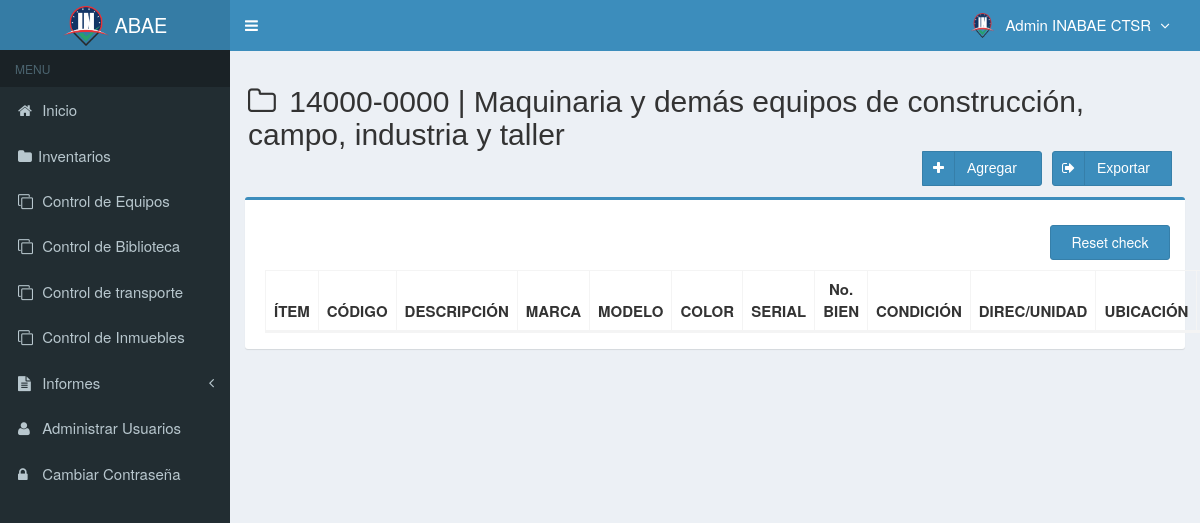
The page /main.php?module=maquinaria (signed in) on the database as committed earlier.
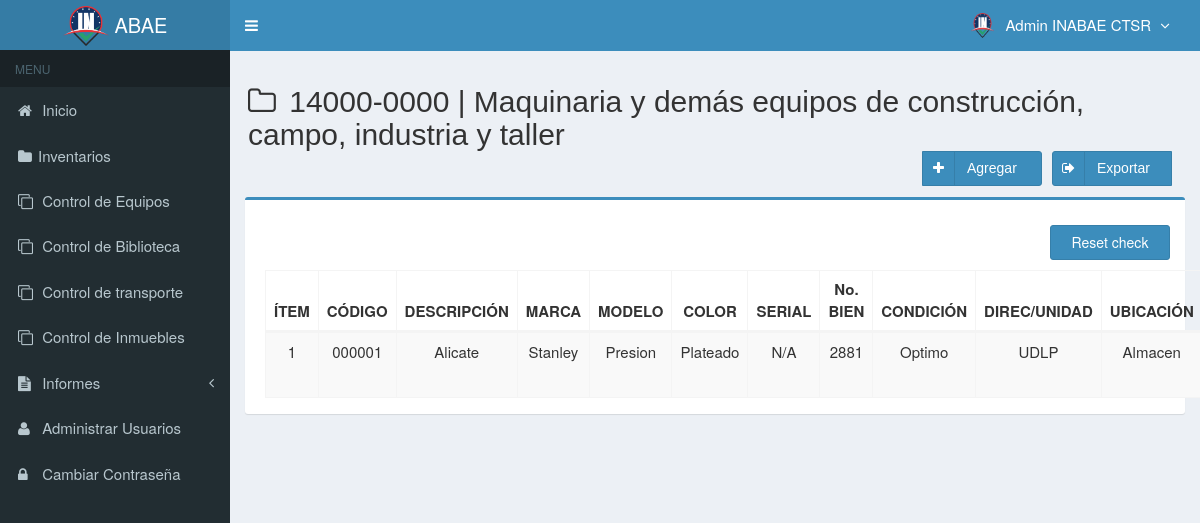
The same page on the database as committed later.
### tables this page shows
CREATE TABLE `inventario` (
  `categoria` varchar(300) NOT NULL,
  `codigo` varchar(10) NOT NULL,
  `serial` varchar(20) NOT NULL,
  `nombre` varchar(300) NOT NULL DEFAULT 'N/A',
  `marca` varchar(300) NOT NULL,
  `modelo` varchar(300) NOT NULL,
  `cantidad` int(10) NOT NULL DEFAULT '0',
  `clasificacion` varchar(300) NOT NULL DEFAULT 'N/A',
  `sede` varchar(300) NOT NULL,
  `pertenece` varchar(300) NOT NULL,
  `cedula` varchar(10) NOT NULL,
  `bienesN` varchar(20) NOT NULL,
  `color` varchar(10) NOT NULL,
  `descripcion` varchar(300) NOT NULL,
  `condicion` varchar(300) NOT NULL,
  `ubicacion` varchar(300) NOT NULL,
  `precio_compra` int(11) NOT NULL DEFAULT '0',
  `precio_venta` int(11) NOT NULL DEFAULT '0',
  `unidad` varchar(20) NOT NULL,
  `stock` int(11) NOT NULL DEFAULT '0',
  `estado` enum('chequeado','nochequeado') NOT NULL DEFAULT 'nochequeado',
  `created_user` int(3) NOT NULL,
  `created_date` timestamp NOT NULL DEFAULT CURRENT_TIMESTAMP,
  `updated_user` int(3) DEFAULT NULL,
  `updated_date` datetime NOT NULL DEFAULT CURRENT_TIMESTAMP,
  `tipo` varchar(300) DEFAULT NULL,
  `responsable` varchar(300) DEFAULT NULL,
  `uso` varchar(20) DEFAULT NULL,
  `detalles` varchar(300) NOT NULL DEFAULT 'N/A',
  `foto` varchar(100) DEFAULT NULL
);

### modules/maquinaria/view.php (the view, shortened to what this page needs)
<section class="content-header">
  <h2>
  <i class="fa fa-folder-o icon-title"></i> 14000-0000 | Maquinaria y demás equipos de construcción, campo, industria y taller
    <form action="database/excel_to_mysql_refrigeracion.php" method="POST" enctype="multipart/form-data">
        <div class="btn-group pull-right" role="group" aria-label="Basic example">
          <a class="btn btn-primary btn-social  pull-right botones" href="database\php_excel_maquinaria.php" data-toggle="tooltip">
            <i class="fa fa-sign-out"></i></i>Exportar&nbsp;&nbsp;
          </a>
          <a class="btn btn-primary btn-social  pull-right botones" href="?module=form_maquinaria&form=add" data-toggle="tooltip">
            <i class="fa fa-plus"></i> Agregar&nbsp;&nbsp;
          </a>
        </div>
    </form>
  </h2>
</section>
<br/>
<section class="content">
  <div class="row">
    <div class="col-md-12">
      <div class="box box-primary">
        <div class="box-body">
          <table id="dataTables1" class="table table-bordered table-striped table-hover">
            <thead>
              <tr>
                <th class="center">ÍTEM</th>
                <th class="center">CÓDIGO</th>
                <th class="center">DESCRIPCIÓN</th>
                <th class="center">MARCA</th>
				        <th class="center">MODELO</th>
                <th class="center">COLOR</th>
                <th class="center">SERIAL</th>
                <th class="center">No. BIEN</th>
                <th class="center">CONDICIÓN</th>
                <th class="center">DIREC/UNIDAD</th>
                <th class="center">UBICACIÓN</th>
                <th class="center">NOMBRE</th>
              </tr>
            </thead>
            <tbody>
            <?php
            $no = 1;
            $query = mysqli_query($mysqli, "SELECT cedula_user,sede, id_user, name_user, foto, permisos_acceso FROM usuarios WHERE id_user='$_SESSION[id_user]'")
                                or die('error: '.mysqli_error($mysqli));
            $permiso = $_SESSION['permisos_acceso'];
            $sede = $_SESSION['sede'];
            if ($sede == 'CTSR' && $permiso == 'Super Admin') {
              $query = mysqli_query($mysqli, "SELECT * FROM inventario WHERE categoria= 'maquinaria' ORDER BY codigo DESC")
                or die('error: '.mysqli_error($mysqli));
            } else {
              $query = mysqli_query($mysqli, "SELECT * FROM inventario WHERE categoria= 'maquinaria' and sede LIKE '$sede' ORDER BY codigo DESC")
                                            or die('error: '.mysqli_error($mysqli));
            }
            while ($data = mysqli_fetch_assoc($query)) {
              echo "<tr>
                      <td width='50'  class='center'>$no</td>
                      <td width='100'  class='center'>$data[codigo]</td>
                      <td width='100' class='center'>$data[descripcion]</td>
                      <td width='100' class='center'>$data[marca]</td>
                      <td width='100' class='center'>$data[modelo]</td>
                      <td width='100' class='center'>$data[color]</td>
                      <td width='100' class='center'>$data[serial]</td>
                      <td width='100' class='center'>$data[bienesN]</td>
                      <td width='100' class='center'>$data[condicion]</td>
                      <td width='100' class='center'>$data[unidad]</td>
                      <td width='100' class='center'>$data[ubicacion]</td>
                      <td width='100' class='center'>$data[responsable]</td>
                      <td width='100' class='center'>$data[cedula]</td>
                      <td width='100' class='center'>$data[sede]</td>
                      <td width='100' class='center'>$data[pertenece]</td>
                      <td width='100' class='center'>
                    <div>
                    <a data-toggle='tooltip' data-placement='top' title='Modificar' style='margin-right:0.3px' class='btn btn-primary btn-xs' href='?module=form_maquinaria&form=edit&id=$data[codigo]'>
                        <i style='color:#fff' class='glyphicon glyphicon-edit'></i>
                    </a>";
            ?>
            <?php
              echo "    </div>
                      </td>
                    </tr>";
              $no++;
            }
            ?>
          <div class="row" style="height:35px;">
            <a class="btn btn-primary pull-right botones" id="btnmaquinaria"  style="height:35px;">
              <i></i> Reset check
            </a>
          </div>
            </tbody>
          </table>
        </div>
      </div>
    </div>
  </div>
</section><!-- /.content

Rows that differ between the two databases and show on the page:
now on this page (row edited): inventario: codigo "000001", descripcion "Alicate", marca "Stanley", modelo "Presion", color "Plateado", serial "N/A", bienesN "2881", condicion "Optimo", unidad "UDLP", ubicacion "Almacen"
